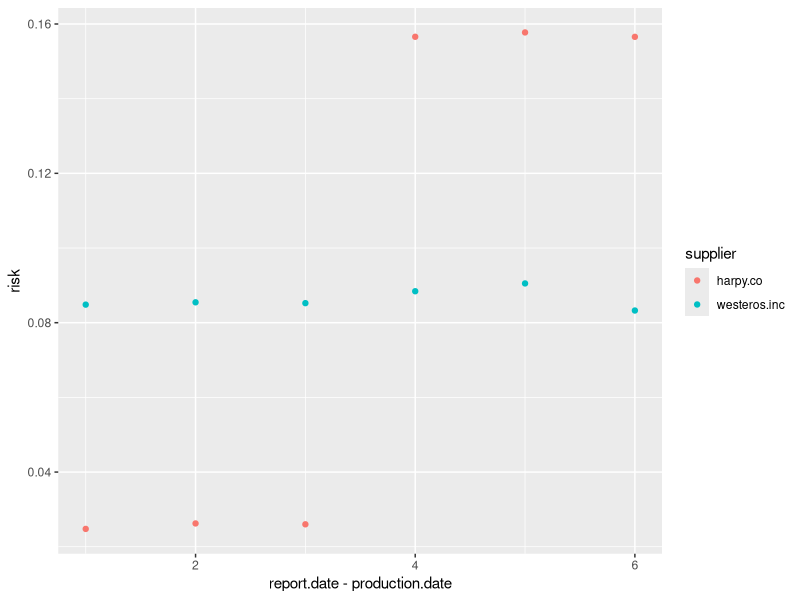
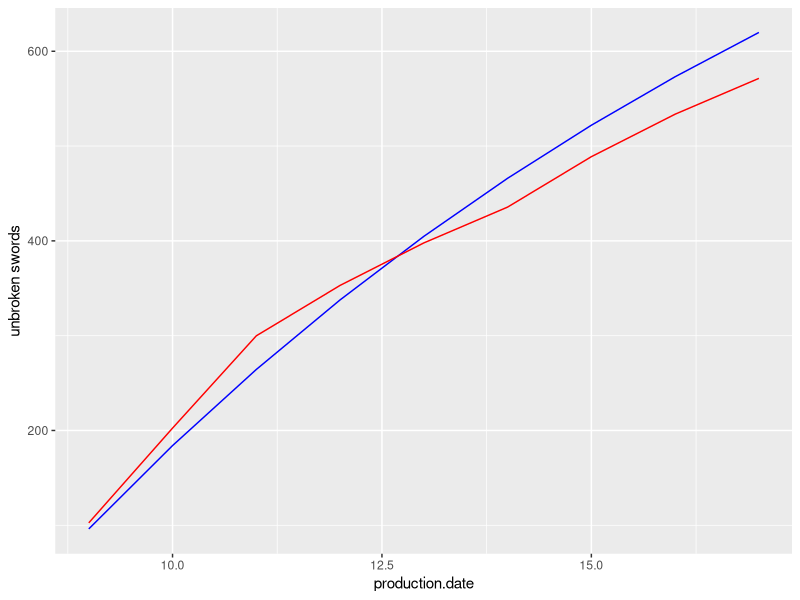

Here is the R script that generated these plots, in order:
## ---- chunk 1
library(ggplot2)
library(dplyr)
library(tidyr)
library(knitr)
## ---- chunk 2
steel <- read.csv("production-data.csv")
steel <- steel %>% 
  group_by(unsullen.id, production.date) %>%
  mutate(
    unbroken = lag(cumsum(produced) - cumsum(defects)),
    broke_perc = defects / unbroken
  )
## ---- chunk 3
steel.sum <- steel %>% 
  group_by(supplier, production.date, report.date) %>%
  filter(production.date != report.date) %>%
  summarize(
    mean = mean(broke_perc)
  )
## ---- chunk 4
steel.sum <- steel.sum %>% 
  group_by(supplier, report.date - production.date) %>%
  mutate(
    memean = exp(mean(log(mean))),
    deviation = mean/memean
  )
## ---- chunk 5
steel.time <- steel.sum %>%
  ungroup() %>%
  select(supplier, report.date, production.date, deviation) %>%
  spread(report.date, deviation)
options(knitr.kable.NA = '')
kable(steel.time, format="markdown")

## ---- chunk 6
steel.sword.life <- steel %>%
  group_by(supplier, report.date - production.date) %>%
  filter(report.date - production.date != 0) %>%
  summarize(
    defects.sum = sum(defects),
    swords.sum = sum(unbroken),
    risk = defects.sum/swords.sum
  )

ggplot(steel.sword.life, aes(x = `report.date - production.date`, y = risk)) +
         geom_point(aes(colour = supplier))
## ---- chunk 7
risk.west <- mean(
  (steel.sword.life %>%
    filter(supplier == "westeros.inc")
   )$risk
  )

risk.harp.1 <- mean(
  (steel.sword.life %>%
    filter(supplier == "harpy.co") %>%
    slice(1:3)
   )$risk
  )

risk.harp.2 <- mean(
  (steel.sword.life %>%
     filter(supplier == "harpy.co") %>%
     slice(4:6)
  )$risk
)

swords.mean <- mean(
  (steel %>%
     filter(produced != 0)
  )$produced
)
## ---- chunk 8
production.date <- (9:17)

unbroken <- rep(swords.mean, 9)
unbroken <- unbroken*(1-risk.west)^(1:9)
unbroken <- cumsum(unbroken)

west.model <- data.frame(production.date, unbroken)

unbroken <- rep(swords.mean, 9)
unbroken <- c(unbroken[1:3]*(1-risk.harp.1)^(1:3),
              unbroken[4:9]*(1-risk.harp.2)^(4:6))
unbroken <- cumsum(unbroken)

harp.model <- data.frame(production.date, unbroken)

models <- data.frame(production.date, west.model$unbroken, harp.model$unbroken)

ggplot(models, aes(x = production.date), color=condition) +
  geom_line(aes(y=west.model.unbroken), color="blue") +
  geom_line(aes(y=harp.model.unbroken), color="red") +
  ylab("unbroken swords")
## ---- chunk 9
expect.west <- function(n) {
  prob.west <- rep(risk.west, n)
  prob.west <- c(prob.west*(1-risk.west)^(0:(n-1)), (1-risk.west)^(n))
  mean.west <- sum(prob.west*(1:(n+1)))
  return(mean.west)
}

expect.west.all = mean(sapply((1:9), expect.west))

expect.harp <- function(n) {
  prob.harp <- c(risk.harp.1, risk.harp.1*(1-risk.harp.1),
                 risk.harp.1*(1-risk.harp.1)^2)
  temp <- rep(risk.harp.2*(1-risk.harp.1)^3, 6)
  prob.harp <- c(prob.harp, temp*(1-risk.harp.2)^(0:5))
  prob.harp <- head(prob.harp, n)
  if(n == 1) {
    prob.harp <- c(prob.harp, 1-risk.harp.1)
  } else if(n == 2) {
    prob.harp <- c(prob.harp, (1-risk.harp.1)^2)
  } else {
    prob.harp <- c(prob.harp, (1-risk.harp.1)^3*(1-risk.harp.2)^(n-3))
  }
  mean.harp <- sum(prob.harp*(1:(n+1)))
  return(mean.harp)
}

expect.harp.all = mean(sapply((1:9), expect.harp))

print(expect.harp.all)
print(expect.west.all)
